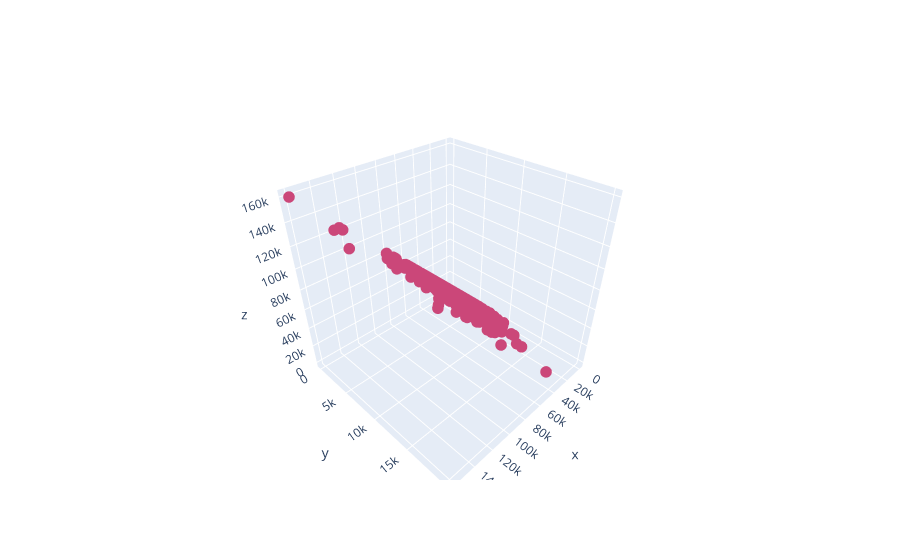

Source (notebook cell):
### Code cell
data["claster_dbscan"].value_counts()
fig3 = go.Figure(data=[go.Scatter3d(x=data["author_playtime_forever"], y=data["author_playtime_last_two_weeks"], z=data["author_playtime_at_review"],mode="markers", marker_color=data["claster_dbscan"], marker_size=4)])
fig3.show()

### Figure 1 — Plotly figure (JSON) as saved in the notebook; plotly's stock layout.template omitted (floating-point values rounded to 4 significant figures; data arrays with more than 128 entries replaced by an {"elided": "..."} marker saying what was removed)
{"data": [{"marker": {"color": {"elided": "9794 int values"}, "size": 4}, "mode": "markers", "type": "scatter3d", "x": {"elided": "9794 int values"}, "y": {"elided": "9794 int values"}, "z": {"elided": "9794 int values"}}], "layout": {}}
